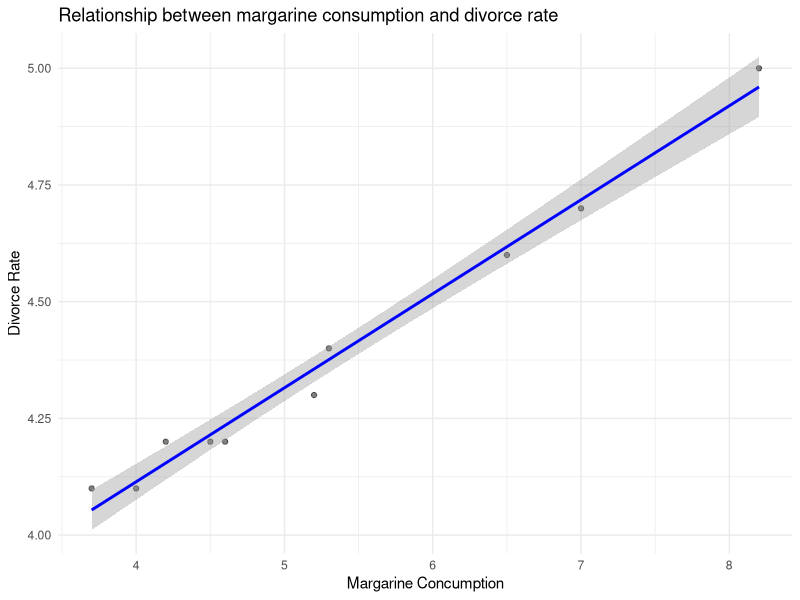
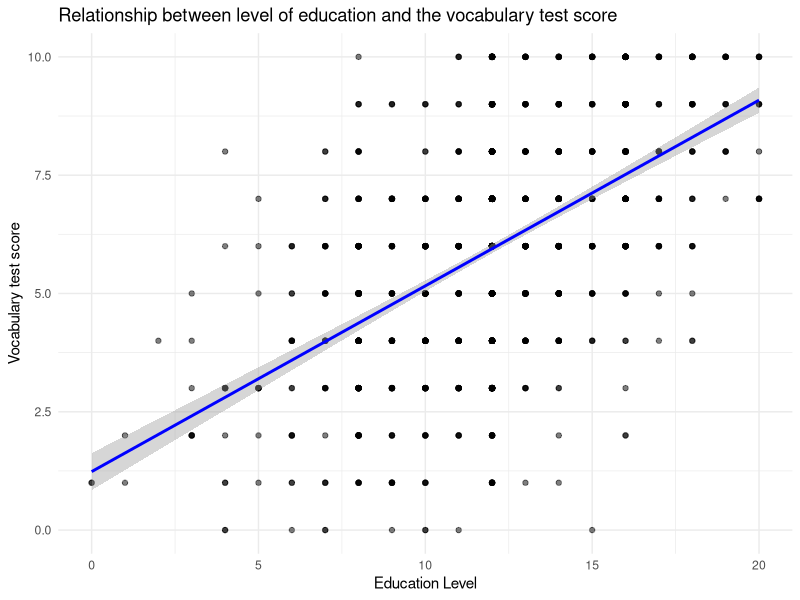
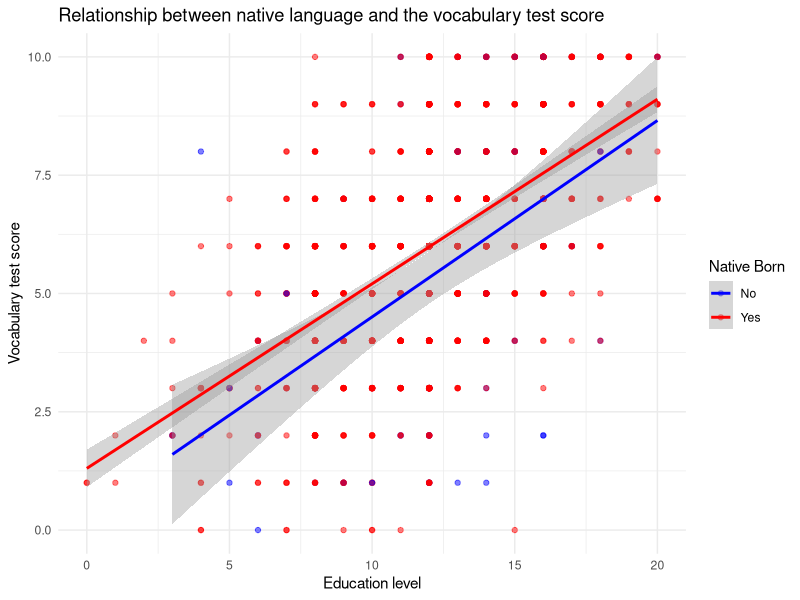

Source code (R) for these figures, in order:
## ---- chunk 1
options(repos = c(CRAN = "https://cloud.r-project.org")) #included to knit properly

#install packages
install.packages("dslabs")
install.packages("car")
## ---- chunk 2
#load libraries
library(dslabs)
library(dplyr)
library(tidyverse)
library(ggplot2)
library(car)
## ---- chunk 3
#load the divorce_margarine dataset 
data("divorce_margarine")
df <- divorce_margarine

# Load the GSSvocab dataset
data("GSSvocab")
df2 <- GSSvocab
## ---- chunk 4
#take a look at the data and summary
head(df)
summary(df)

## ---- chunk 5
# Visualize relationship
ggplot(df, aes(x = margarine_consumption_per_capita, y = divorce_rate_maine)) +
  geom_point(alpha = 0.5) +
  geom_smooth(method = "lm", color = "blue") +
  labs(title = "Relationship between margarine consumption and divorce rate",
       x = "Margarine Concumption",
       y = "Divorce Rate") +
  theme_minimal()
## ---- chunk 6
#correlation test
cor.test(df$margarine_consumption_per_capita, df$divorce_rate_maine , method = c("pearson"))
## ---- chunk 7
#making a linear model
lm(df$divorce_rate_maine ~ df$margarine_consumption_per_capita)
## ---- chunk 8
head(df2)
summary(df2)
## ---- chunk 9
# Filter for rows where year is 1978
df2_filtered <- df2 %>% filter(year == 1978)

head(df2_filtered)
summary(df2_filtered) #also checking for NAs
## ---- chunk 10
# Remove rows with NAs using na.exclude
df2_filtered <- na.exclude(df2_filtered)

# Check for NAs with summary
summary(df2_filtered)
## ---- chunk 11
# Visualize relationship
ggplot(df2_filtered, aes(x = educ, y = vocab)) +
  geom_point(alpha = 0.5) +
  geom_smooth(method = "lm", color = "blue") +
  labs(title = "Relationship between level of education and the vocabulary test score",
       x = "Education Level",
       y = "Vocabulary test score") +
  theme_minimal()

## ---- chunk 12
#make a model
m1 <- lm(vocab~educ, df2_filtered)
summary(m1)
## ---- chunk 13
#Visualize the relationship
ggplot(df2_filtered, aes(x = educ, y = vocab, color = nativeBorn)) +
  geom_point(alpha = 0.5) +
  geom_smooth(method = "lm") +
  labs(
    title = "Relationship between native language and the vocabulary test score",
    x = "Education level",
    y = "Vocabulary test score",
    color = "Native Born",
    linetype = "Native Born"
  ) +
  scale_color_manual(values = c("blue", "red"), labels = c("No", "Yes")) +
  theme_minimal()

## ---- chunk 14
#make a model and add a predictor
m2 <- lm(vocab ~ educ + nativeBorn, df2_filtered)
summary(m2)
## ---- chunk 15
#make a model with interaction
m3 <- lm(vocab ~ educ * nativeBorn, df2_filtered)
summary(m3)
## ---- chunk 16
#compare models
anova(m1, m2)
anova(m2, m3)
anova(m1, m3)
## ---- chunk 17
# ANOVA to compare models
anova(m1, m2, m3)

# AIC and BIC for model comparison
AIC(m1, m2, m3)
BIC(m1, m2, m3)
